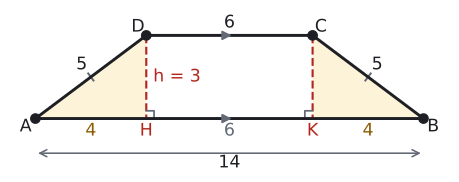

Reproduce this figure in Python.
# Örnek 2: ikizkenar yamuk, |AB| = 14, |DC| = 6, |AD| = |BC| = 5.
# Dikmelerin ayakları H ve K: |AH| = |KB| = (14 − 6) / 2 = 4, |HK| = 6; AHD üçgeninde h = √(25 − 16) = 3. Alan = 10 · 3 = 30.
import sys; sys.path.insert(0, "tools")
from cizim import *

S = 1.0  # ölçek: yazı ve işaret boşlukları bu birimle çarpılır
P = lambda x, y: np.array([float(x), float(y)])
uz = lambda U, V: round(float(np.linalg.norm(U - V)), 4)
def alan(*K):
    x = [k[0] for k in K]; y = [k[1] for k in K]
    return round(abs(sum(x[i] * y[i - 1] - x[i - 1] * y[i] for i in range(len(K)))) / 2, 4)
def kesis(p, u, q, v):
    t = np.linalg.solve(np.array([u, -v]).T, q - p); return p + t[0] * u
def paralel_isareti(U, V, renk=SOLUK, k=0.18, f=0.5):
    M = U + f * (V - U); t = (V - U) / np.linalg.norm(V - U)
    ax.annotate("", xy=M + k * S * t, xytext=M - k * S * t, arrowprops=dict(arrowstyle="-|>", color=renk, lw=1.4, mutation_scale=14))
def cetik(U, V, n=1, renk=SOLUK, L=0.16):
    M = (U + V) / 2; t = (V - U) / np.linalg.norm(V - U); m = np.array([-t[1], t[0]])
    for i in range(n):
        c = M + (i - (n - 1) / 2) * 0.13 * S * t
        ax.plot(*zip(c - L * S * m, c + L * S * m), color=renk, lw=1.5)
def olcu(U, V, metin, d=0.3, renk=YAZI, fs=13):
    """[UV] parçasının ortasına, U->V yönünün soluna d kadar uzağa yazı (d < 0: sağına)."""
    M = (U + V) / 2; t = (V - U) / np.linalg.norm(V - U); m = np.array([-t[1], t[0]])
    ax.text(*(M + d * S * m), metin, ha="center", va="center", color=renk, fontsize=fs)
def dik_isareti(K, U, V, r=0.28):
    a_ = (U - K) / np.linalg.norm(U - K) * r * S; b_ = (V - K) / np.linalg.norm(V - K) * r * S
    ax.plot(*zip(K + a_, K + a_ + b_, K + b_), color=SOLUK, lw=1.3)
def boya(*K, renk=MAVI_ACIK):
    ax.add_patch(patches.Polygon(np.array(K), closed=True, facecolor=renk, edgecolor="none", zorder=0))
def ortasi(*K):
    return sum(K) / len(K)
def ad(K, metin, dx, dy, renk=YAZI):
    ax.text(K[0] + dx * S, K[1] + dy * S, metin, ha="center", va="center", color=renk, fontsize=13)
def yamuk(A, B, C, D, fa=0.5, fd=0.5):
    ax.plot(*zip(A, B, C, D, A), color=YAZI, zorder=3)
    paralel_isareti(A, B, f=fa); paralel_isareti(D, C, f=fd)
    for Q in (A, B, C, D): nokta(ax, *Q, "")
def cerceve(xmin, xmax, ymin, ymax, en=6.0):
    fig, ax = sekil(en, en * (ymax - ymin) / (xmax - xmin))
    ax.set_aspect("equal"); ax.axis("off")
    ax.set_xlim(xmin, xmax); ax.set_ylim(ymin, ymax)
    return fig, ax

A, B, C, D = P(0, 0), P(14, 0), P(10, 3), P(4, 3)
H, K = P(4, 0), P(10, 0)
print("AD", uz(A, D), "BC", uz(B, C), "h", uz(D, H), "ABCD", alan(A, B, C, D))
fig, ax = cerceve(-1.0, 15.0, -2.0, 4.0)
boya(A, H, D, renk=SARI_ACIK); boya(K, B, C, renk=SARI_ACIK)
ax.plot(*zip(D, H), color=KIRMIZI, lw=1.6, ls="--"); ax.plot(*zip(C, K), color=KIRMIZI, lw=1.6, ls="--")
dik_isareti(H, B, D); dik_isareti(K, A, C)
yamuk(A, B, C, D, fa=0.5, fd=0.5)
cetik(A, D); cetik(B, C)
ad(A, "A", -0.35, -0.3); ad(B, "B", 0.35, -0.3); ad(C, "C", 0.3, 0.3); ad(D, "D", -0.3, 0.3)
ad(H, "H", 0, -0.45, renk=KIRMIZI); ad(K, "K", 0, -0.45, renk=KIRMIZI)
olcu(D, C, "6", d=0.45)
olcu(A, D, "5", d=0.55); olcu(B, C, "5", d=-0.55)
ax.text(2, -0.45, "4", ha="center", va="center", color=SARI); ax.text(12, -0.45, "4", ha="center", va="center", color=SARI)
ax.text(7, -0.45, "6", ha="center", va="center", color=SOLUK)
ax.annotate("", xy=(14, -1.25), xytext=(0, -1.25), arrowprops=dict(arrowstyle="<->", color=SOLUK, lw=1.2))
ax.text(7, -1.6, "14", ha="center", va="center")
ax.text(H[0] + 0.25, 1.5, "h = 3", ha="left", va="center", color=KIRMIZI)
kaydet(fig, __file__)
